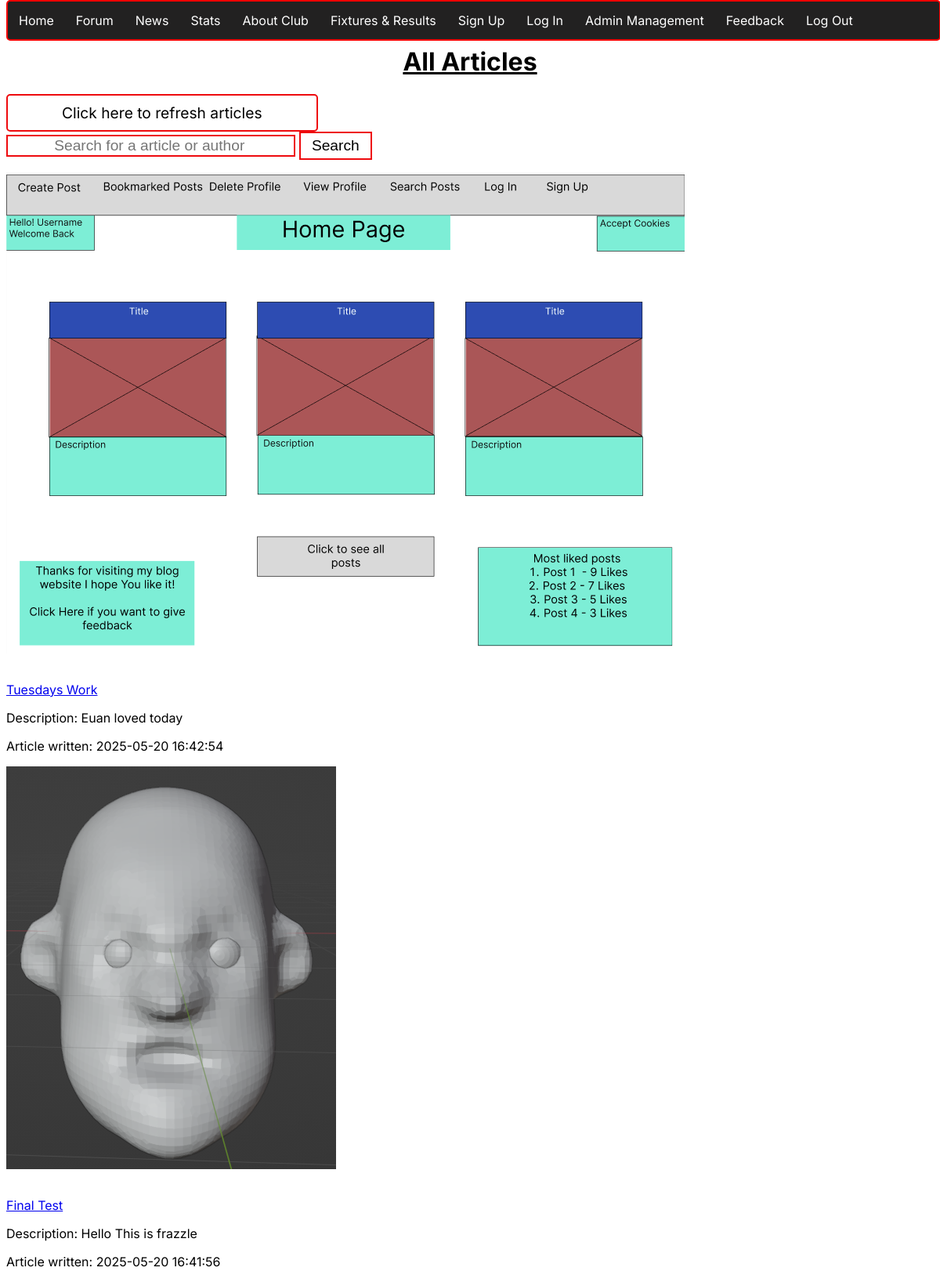
The app's page /list_news.php with its own data.
### tables this page shows
CREATE TABLE `news` (
  `id` int(11) NOT NULL,
  `title` text NOT NULL,
  `description` text NOT NULL,
  `picture` blob NOT NULL,
  `content` text NOT NULL,
  `username` text NOT NULL,
  `time_created` timestamp NOT NULL DEFAULT current_timestamp() ON UPDATE current_timestamp(),
  `comments` text NOT NULL
);

### list_news.php (the view, shortened to what this page needs)
<?php
include 'nav.php';
$news = [];
if (empty($news)) {
    $stmt = $conn->prepare("SELECT * FROM news ORDER BY time_created DESC");
    $stmt->execute();
    $result = $stmt->get_result();
    while ($row = $result->fetch_assoc()) {
        $news[] = $row;
    }
}
?>
<!DOCTYPE html>
<html lang="en">
<head>
    <link rel="stylesheet" href="list_news.css">
    <link rel="stylesheet" href="main.css">
</head>
<body>
<h1 class="title"><b><u>All Articles</u></b></h1>
    <div class="refresh">
        <a> <a href="list_news.php"> Click here to refresh articles</a></a>
    </div>
    <div class="search-button">
        <form method='POST'>
            <input type="text" placeholder="Search for a article or author" name="search">
            <button name="submit">Search</button>
        </form>
    </div>
    <div class="posts-container">
        <?php
        if (!empty($news)) {
            foreach ($news as $row) {
                echo '<section class="newsCard">';
                  if (!empty($row['picture'])) {
                    echo '<img src="' . htmlspecialchars($row['picture']) . '" alt="Article image" class="article-image">' . '<br>';
                }
                echo '<p><a href="retrieve_news.php?id=' . htmlspecialchars($row['id']) . '">' . '<br>',  htmlspecialchars($row['title']) . '</a></p>';
                echo '<p>Description: ' . htmlspecialchars($row['description']) . '</p>';
                echo '<p>Article written: ' . htmlspecialchars($row['time_created']) . '</p>';
                echo '</section>';
            }
        } else {
            echo "<p>No articles found.</p>";
        }
        ?>
    </div>
</body>
</html>

### list_news.css (style rules this page uses)
.refresh { text-align: center; border: 2px solid #EE0A0E; padding: 10px 69px; border-radius: 5px; cursor: pointer; background-color: white; text-decoration: none; display: inline-block; font-size: 120%; transition-duration: 0.4s; }
.refresh a { color: black; text-decoration: none ; }
.search-button input { padding-left: 5%; padding-right: 5%; font-size: larger; border: 2px solid #EE0A0E; }
.search-button button { text-align: center; padding: 5px 14px; border: 2px solid #EE0A0E; cursor: pointer; background-color: white; text-decoration: none; display: inline-block; font-size: 120%; transition-duration: 0.4s; }

### main.css (style rules this page uses)
body { font-family: "Inter", sans-serif; font-optical-sizing: auto; font-weight: weight; font-style: normal; }
.title { margin-top: 5%; text-align: center; }

### records on screen
news: picture (picture), title "Tuesdays Work", description "Euan loved today", time_created "2025-05-20 16:42:54"
news: picture (picture), title "Final Test", description "Hello This is frazzle", time_created "2025-05-20 16:41:56"
